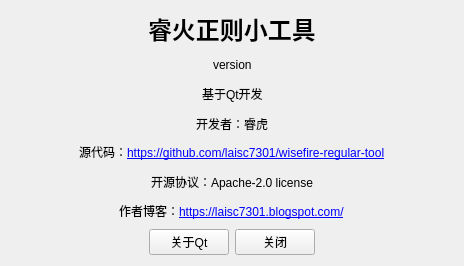
<?xml version="1.0" encoding="UTF-8"?>
<ui version="4.0">
 <class>About</class>
 <widget class="QWidget" name="About">
  <property name="geometry">
   <rect>
    <x>0</x>
    <y>0</y>
    <width>464</width>
    <height>266</height>
   </rect>
  </property>
  <property name="windowTitle">
   <string>关于</string>
  </property>
  <layout class="QVBoxLayout" name="verticalLayout">
   <item>
    <layout class="QHBoxLayout" name="horizontalLayout">
     <item>
      <spacer name="horizontalSpacer">
       <property name="orientation">
        <enum>Qt::Horizontal</enum>
       </property>
       <property name="sizeHint" stdset="0">
        <size>
         <width>40</width>
         <height>20</height>
        </size>
       </property>
      </spacer>
     </item>
     <item>
      <widget class="QLabel" name="label">
       <property name="font">
        <font>
         <family>幼圆</family>
         <pointsize>18</pointsize>
         <bold>true</bold>
        </font>
       </property>
       <property name="text">
        <string>睿火正则小工具</string>
       </property>
      </widget>
     </item>
     <item>
      <spacer name="horizontalSpacer_2">
       <property name="orientation">
        <enum>Qt::Horizontal</enum>
       </property>
       <property name="sizeHint" stdset="0">
        <size>
         <width>40</width>
         <height>20</height>
        </size>
       </property>
      </spacer>
     </item>
    </layout>
   </item>
   <item>
    <layout class="QHBoxLayout" name="horizontalLayout_8">
     <item>
      <spacer name="horizontalSpacer_11">
       <property name="orientation">
        <enum>Qt::Horizontal</enum>
       </property>
       <property name="sizeHint" stdset="0">
        <size>
         <width>40</width>
         <height>20</height>
        </size>
       </property>
      </spacer>
     </item>
     <item>
      <widget class="QLabel" name="label_7">
       <property name="text">
        <string>version</string>
       </property>
      </widget>
     </item>
     <item>
      <spacer name="horizontalSpacer_12">
       <property name="orientation">
        <enum>Qt::Horizontal</enum>
       </property>
       <property name="sizeHint" stdset="0">
        <size>
         <width>40</width>
         <height>20</height>
        </size>
       </property>
      </spacer>
     </item>
    </layout>
   </item>
   <item>
    <layout class="QHBoxLayout" name="horizontalLayout_2">
     <item>
      <spacer name="horizontalSpacer_3">
       <property name="orientation">
        <enum>Qt::Horizontal</enum>
       </property>
       <property name="sizeHint" stdset="0">
        <size>
         <width>40</width>
         <height>20</height>
        </size>
       </property>
      </spacer>
     </item>
     <item>
      <widget class="QLabel" name="label_2">
       <property name="text">
        <string>基于Qt开发</string>
       </property>
      </widget>
     </item>
     <item>
      <spacer name="horizontalSpacer_4">
       <property name="orientation">
        <enum>Qt::Horizontal</enum>
       </property>
       <property name="sizeHint" stdset="0">
        <size>
         <width>40</width>
         <height>20</height>
        </size>
       </property>
      </spacer>
     </item>
    </layout>
   </item>
   <item>
    <layout class="QHBoxLayout" name="horizontalLayout_3">
     <item>
      <spacer name="horizontalSpacer_5">
       <property name="orientation">
        <enum>Qt::Horizontal</enum>
       </property>
       <property name="sizeHint" stdset="0">
        <size>
         <width>40</width>
         <height>20</height>
        </size>
       </property>
      </spacer>
     </item>
     <item>
      <widget class="QLabel" name="label_3">
       <property name="text">
        <string>开发者：睿虎</string>
       </property>
      </widget>
     </item>
     <item>
      <spacer name="horizontalSpacer_6">
       <property name="orientation">
        <enum>Qt::Horizontal</enum>
       </property>
       <property name="sizeHint" stdset="0">
        <size>
         <width>40</width>
         <height>20</height>
        </size>
       </property>
      </spacer>
     </item>
    </layout>
   </item>
   <item>
    <layout class="QHBoxLayout" name="horizontalLayout_4">
     <item>
      <spacer name="horizontalSpacer_7">
       <property name="orientation">
        <enum>Qt::Horizontal</enum>
       </property>
       <property name="sizeHint" stdset="0">
        <size>
         <width>40</width>
         <height>20</height>
        </size>
       </property>
      </spacer>
     </item>
     <item>
      <widget class="QLabel" name="label_4">
       <property name="text">
        <string>源代码：&lt;a href=&quot;https://github.com/laisc7301/wisefire-regular-tool&quot;&gt;https://github.com/laisc7301/wisefire-regular-tool&lt;/a&gt;</string>
       </property>
      </widget>
     </item>
     <item>
      <spacer name="horizontalSpacer_8">
       <property name="orientation">
        <enum>Qt::Horizontal</enum>
       </property>
       <property name="sizeHint" stdset="0">
        <size>
         <width>40</width>
         <height>20</height>
        </size>
       </property>
      </spacer>
     </item>
    </layout>
   </item>
   <item>
    <layout class="QHBoxLayout" name="horizontalLayout_5">
     <item>
      <spacer name="horizontalSpacer_9">
       <property name="orientation">
        <enum>Qt::Horizontal</enum>
       </property>
       <property name="sizeHint" stdset="0">
        <size>
         <width>40</width>
         <height>20</height>
        </size>
       </property>
      </spacer>
     </item>
     <item>
      <widget class="QLabel" name="label_5">
       <property name="text">
        <string>开源协议：Apache-2.0 license</string>
       </property>
      </widget>
     </item>
     <item>
      <spacer name="horizontalSpacer_10">
       <property name="orientation">
        <enum>Qt::Horizontal</enum>
       </property>
       <property name="sizeHint" stdset="0">
        <size>
         <width>40</width>
         <height>20</height>
        </size>
       </property>
      </spacer>
     </item>
    </layout>
   </item>
   <item>
    <layout class="QHBoxLayout" name="horizontalLayout_6">
     <item>
      <spacer name="horizontalSpacer_13">
       <property name="orientation">
        <enum>Qt::Horizontal</enum>
       </property>
       <property name="sizeHint" stdset="0">
        <size>
         <width>40</width>
         <height>20</height>
        </size>
       </property>
      </spacer>
     </item>
     <item>
      <widget class="QLabel" name="label_6">
       <property name="text">
        <string>作者博客：&lt;a href=&quot;https://laisc7301.blogspot.com/&quot;&gt;https://laisc7301.blogspot.com/&lt;/a&gt;</string>
       </property>
      </widget>
     </item>
     <item>
      <spacer name="horizontalSpacer_14">
       <property name="orientation">
        <enum>Qt::Horizontal</enum>
       </property>
       <property name="sizeHint" stdset="0">
        <size>
         <width>40</width>
         <height>20</height>
        </size>
       </property>
      </spacer>
     </item>
    </layout>
   </item>
   <item>
    <layout class="QHBoxLayout" name="horizontalLayout_7">
     <item>
      <spacer name="horizontalSpacer_15">
       <property name="orientation">
        <enum>Qt::Horizontal</enum>
       </property>
       <property name="sizeHint" stdset="0">
        <size>
         <width>40</width>
         <height>20</height>
        </size>
       </property>
      </spacer>
     </item>
     <item>
      <widget class="QPushButton" name="pushButton">
       <property name="text">
        <string>关于Qt</string>
       </property>
      </widget>
     </item>
     <item>
      <widget class="QPushButton" name="pushButton_2">
       <property name="text">
        <string>关闭</string>
       </property>
      </widget>
     </item>
     <item>
      <spacer name="horizontalSpacer_16">
       <property name="orientation">
        <enum>Qt::Horizontal</enum>
       </property>
       <property name="sizeHint" stdset="0">
        <size>
         <width>40</width>
         <height>20</height>
        </size>
       </property>
      </spacer>
     </item>
    </layout>
   </item>
  </layout>
 </widget>
 <resources/>
 <connections/>
</ui>
